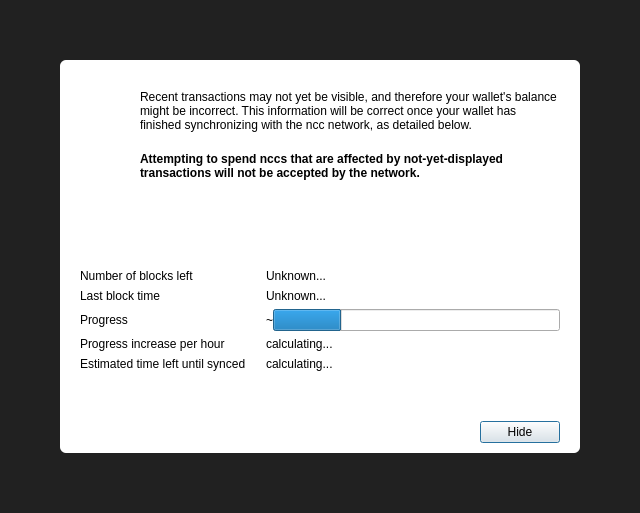
<?xml version="1.0" encoding="UTF-8"?>
<ui version="4.0">
 <class>ModalOverlay</class>
 <widget class="ModalOverlay" name="ModalOverlay">
  <property name="geometry">
   <rect>
    <x>0</x>
    <y>0</y>
    <width>640</width>
    <height>513</height>
   </rect>
  </property>
  <property name="windowTitle">
   <string>Form</string>
  </property>
  <layout class="QVBoxLayout" name="verticalLayout" stretch="0">
   <property name="sizeConstraint">
    <enum>QLayout::SetDefaultConstraint</enum>
   </property>
   <property name="leftMargin">
    <number>0</number>
   </property>
   <property name="topMargin">
    <number>0</number>
   </property>
   <property name="rightMargin">
    <number>0</number>
   </property>
   <property name="bottomMargin">
    <number>0</number>
   </property>
   <item>
    <widget class="QWidget" name="bgWidget" native="true">
     <property name="styleSheet">
      <string notr="true">#bgWidget { background: rgba(0,0,0,220); }</string>
     </property>
     <layout class="QVBoxLayout" name="verticalLayoutMain" stretch="0">
      <property name="leftMargin">
       <number>60</number>
      </property>
      <property name="topMargin">
       <number>60</number>
      </property>
      <property name="rightMargin">
       <number>60</number>
      </property>
      <property name="bottomMargin">
       <number>60</number>
      </property>
      <item>
       <widget class="QWidget" name="contentWidget" native="true">
        <property name="styleSheet">
         <string notr="true">#contentWidget { background: white; border-radius: 6px; }</string>
        </property>
        <layout class="QVBoxLayout" name="verticalLayout_3" stretch="1,0,0">
         <property name="spacing">
          <number>0</number>
         </property>
         <property name="leftMargin">
          <number>20</number>
         </property>
         <property name="topMargin">
          <number>10</number>
         </property>
         <property name="rightMargin">
          <number>20</number>
         </property>
         <property name="bottomMargin">
          <number>10</number>
         </property>
         <item>
          <widget class="QStackedWidget" name="stackedWidget">
           <property name="currentIndex">
            <number>0</number>
           </property>
           <widget class="QWidget" name="page">
            <layout class="QVBoxLayout" name="verticalLayout_2">
             <property name="spacing">
              <number>0</number>
             </property>
             <property name="leftMargin">
              <number>0</number>
             </property>
             <property name="topMargin">
              <number>0</number>
             </property>
             <property name="rightMargin">
              <number>0</number>
             </property>
             <property name="bottomMargin">
              <number>0</number>
             </property>
             <item>
              <layout class="QHBoxLayout" name="horizontalLayoutIconText" stretch="0,1">
               <property name="spacing">
                <number>20</number>
               </property>
               <property name="topMargin">
                <number>20</number>
               </property>
               <item>
                <layout class="QVBoxLayout" name="verticalLayoutIcon">
                 <item>
                  <widget class="QPushButton" name="warningIcon">
                   <property name="enabled">
                    <bool>false</bool>
                   </property>
                   <property name="text">
                    <string/>
                   </property>
                   <property name="icon">
                    <iconset>
                     <normaloff>:/icons/warning</normaloff>
                     <disabledoff>:/icons/warning</disabledoff>:/icons/warning</iconset>
                   </property>
                   <property name="iconSize">
                    <size>
                     <width>48</width>
                     <height>48</height>
                    </size>
                   </property>
                   <property name="flat">
                    <bool>true</bool>
                   </property>
                  </widget>
                 </item>
                 <item>
                  <spacer name="verticalSpacerWarningIcon">
                   <property name="orientation">
                    <enum>Qt::Vertical</enum>
                   </property>
                   <property name="sizeHint" stdset="0">
                    <size>
                     <width>20</width>
                     <height>40</height>
                    </size>
                   </property>
                  </spacer>
                 </item>
                </layout>
               </item>
               <item>
                <layout class="QVBoxLayout" name="verticalLayoutInfoText">
                 <property name="leftMargin">
                  <number>0</number>
                 </property>
                 <property name="topMargin">
                  <number>0</number>
                 </property>
                 <item>
                  <widget class="QLabel" name="infoText">
                   <property name="text">
                    <string>Recent transactions may not yet be visible, and therefore your wallet's balance might be incorrect. This information will be correct once your wallet has finished synchronizing with the ncc network, as detailed below.</string>
                   </property>
                   <property name="textFormat">
                    <enum>Qt::RichText</enum>
                   </property>
                   <property name="wordWrap">
                    <bool>true</bool>
                   </property>
                  </widget>
                 </item>
                 <item>
                  <widget class="QLabel" name="infoTextStrong">
                   <property name="font">
                    <font>
                     <weight>75</weight>
                     <bold>true</bold>
                    </font>
                   </property>
                   <property name="text">
                    <string>Attempting to spend nccs that are affected by not-yet-displayed transactions will not be accepted by the network.</string>
                   </property>
                   <property name="textFormat">
                    <enum>Qt::RichText</enum>
                   </property>
                   <property name="wordWrap">
                    <bool>true</bool>
                   </property>
                  </widget>
                 </item>
                 <item>
                  <spacer name="verticalSpacerInTextSpace">
                   <property name="orientation">
                    <enum>Qt::Vertical</enum>
                   </property>
                   <property name="sizeHint" stdset="0">
                    <size>
                     <width>20</width>
                     <height>40</height>
                    </size>
                   </property>
                  </spacer>
                 </item>
                </layout>
               </item>
              </layout>
             </item>
             <item>
              <layout class="QFormLayout" name="formLayout">
               <property name="fieldGrowthPolicy">
                <enum>QFormLayout::ExpandingFieldsGrow</enum>
               </property>
               <property name="horizontalSpacing">
                <number>20</number>
               </property>
               <property name="verticalSpacing">
                <number>6</number>
               </property>
               <property name="topMargin">
                <number>10</number>
               </property>
               <item row="0" column="0">
                <widget class="QLabel" name="labelNumberOfBlocksLeft">
                 <property name="font">
                  <font>
                   <weight>50</weight>
                   <bold>false</bold>
                  </font>
                 </property>
                 <property name="text">
                  <string>Number of blocks left</string>
                 </property>
                </widget>
               </item>
               <item row="0" column="1">
                <widget class="QLabel" name="numberOfBlocksLeft">
                 <property name="sizePolicy">
                  <sizepolicy hsizetype="Expanding" vsizetype="Preferred">
                   <horstretch>0</horstretch>
                   <verstretch>0</verstretch>
                  </sizepolicy>
                 </property>
                 <property name="text">
                  <string>Unknown...</string>
                 </property>
                </widget>
               </item>
               <item row="1" column="0">
                <widget class="QLabel" name="labelLastBlockTime">
                 <property name="font">
                  <font>
                   <weight>50</weight>
                   <bold>false</bold>
                  </font>
                 </property>
                 <property name="text">
                  <string>Last block time</string>
                 </property>
                </widget>
               </item>
               <item row="1" column="1">
                <widget class="QLabel" name="newestBlockDate">
                 <property name="sizePolicy">
                  <sizepolicy hsizetype="Expanding" vsizetype="Preferred">
                   <horstretch>0</horstretch>
                   <verstretch>0</verstretch>
                  </sizepolicy>
                 </property>
                 <property name="text">
                  <string>Unknown...</string>
                 </property>
                </widget>
               </item>
               <item row="2" column="0">
                <widget class="QLabel" name="labelSyncDone">
                 <property name="font">
                  <font>
                   <weight>50</weight>
                   <bold>false</bold>
                  </font>
                 </property>
                 <property name="text">
                  <string>Progress</string>
                 </property>
                </widget>
               </item>
               <item row="2" column="1">
                <layout class="QHBoxLayout" name="horizontalLayoutSync" stretch="0,1">
                 <item>
                  <widget class="QLabel" name="percentageProgress">
                   <property name="text">
                    <string notr="true">~</string>
                   </property>
                  </widget>
                 </item>
                 <item>
                  <widget class="QProgressBar" name="progressBar">
                   <property name="value">
                    <number>24</number>
                   </property>
                   <property name="format">
                    <string/>
                   </property>
                  </widget>
                 </item>
                </layout>
               </item>
               <item row="4" column="0">
                <widget class="QLabel" name="labelProgressIncrease">
                 <property name="font">
                  <font>
                   <weight>50</weight>
                   <bold>false</bold>
                  </font>
                 </property>
                 <property name="text">
                  <string>Progress increase per hour</string>
                 </property>
                </widget>
               </item>
               <item row="4" column="1">
                <widget class="QLabel" name="progressIncreasePerH">
                 <property name="sizePolicy">
                  <sizepolicy hsizetype="Expanding" vsizetype="Preferred">
                   <horstretch>0</horstretch>
                   <verstretch>0</verstretch>
                  </sizepolicy>
                 </property>
                 <property name="text">
                  <string>calculating...</string>
                 </property>
                </widget>
               </item>
               <item row="5" column="0">
                <widget class="QLabel" name="labelEstimatedTimeLeft">
                 <property name="font">
                  <font>
                   <weight>50</weight>
                   <bold>false</bold>
                  </font>
                 </property>
                 <property name="text">
                  <string>Estimated time left until synced</string>
                 </property>
                </widget>
               </item>
               <item row="5" column="1">
                <widget class="QLabel" name="expectedTimeLeft">
                 <property name="sizePolicy">
                  <sizepolicy hsizetype="Expanding" vsizetype="Preferred">
                   <horstretch>0</horstretch>
                   <verstretch>0</verstretch>
                  </sizepolicy>
                 </property>
                 <property name="text">
                  <string>calculating...</string>
                 </property>
                </widget>
               </item>
              </layout>
             </item>
            </layout>
           </widget>
           <widget class="QWidget" name="page_2">
            <layout class="QVBoxLayout" name="verticalLayout_4">
             <property name="spacing">
              <number>15</number>
             </property>
             <property name="topMargin">
              <number>40</number>
             </property>
             <property name="bottomMargin">
              <number>40</number>
             </property>
             <item>
              <layout class="QHBoxLayout" name="horizontalLayout_2">
               <item>
                <spacer name="horizontalSpacer_4">
                 <property name="orientation">
                  <enum>Qt::Horizontal</enum>
                 </property>
                 <property name="sizeHint" stdset="0">
                  <size>
                   <width>40</width>
                   <height>20</height>
                  </size>
                 </property>
                </spacer>
               </item>
               <item>
                <widget class="QPushButton" name="warningIconBackup">
                 <property name="enabled">
                  <bool>false</bool>
                 </property>
                 <property name="text">
                  <string/>
                 </property>
                 <property name="icon">
                  <iconset>
                   <normaloff>:/styles/app-icons/message_warning</normaloff>
                   <disabledoff>:/styles/app-icons/message_warning</disabledoff>:/styles/app-icons/message_warning</iconset>
                 </property>
                 <property name="iconSize">
                  <size>
                   <width>120</width>
                   <height>120</height>
                  </size>
                 </property>
                 <property name="flat">
                  <bool>true</bool>
                 </property>
                </widget>
               </item>
               <item>
                <spacer name="horizontalSpacer_5">
                 <property name="orientation">
                  <enum>Qt::Horizontal</enum>
                 </property>
                 <property name="sizeHint" stdset="0">
                  <size>
                   <width>40</width>
                   <height>20</height>
                  </size>
                 </property>
                </spacer>
               </item>
              </layout>
             </item>
             <item>
              <widget class="QLabel" name="labelNote">
               <property name="text">
                <string>IMPORTANT NOTE!</string>
               </property>
               <property name="alignment">
                <set>Qt::AlignCenter</set>
               </property>
              </widget>
             </item>
             <item>
              <widget class="QLabel" name="labelMessage">
               <property name="text">
                <string>Making a backup of your wallet helps ensure you can always maintain access to your funds. Please backup your wallet in order to avoid losing funds.</string>
               </property>
               <property name="alignment">
                <set>Qt::AlignCenter</set>
               </property>
               <property name="wordWrap">
                <bool>true</bool>
               </property>
              </widget>
             </item>
             <item>
              <spacer name="verticalSpacer">
               <property name="orientation">
                <enum>Qt::Vertical</enum>
               </property>
               <property name="sizeType">
                <enum>QSizePolicy::Expanding</enum>
               </property>
               <property name="sizeHint" stdset="0">
                <size>
                 <width>20</width>
                 <height>40</height>
                </size>
               </property>
              </spacer>
             </item>
             <item>
              <layout class="QHBoxLayout" name="horizontalLayout">
               <item>
                <spacer name="horizontalSpacer_2">
                 <property name="orientation">
                  <enum>Qt::Horizontal</enum>
                 </property>
                 <property name="sizeHint" stdset="0">
                  <size>
                   <width>40</width>
                   <height>20</height>
                  </size>
                 </property>
                </spacer>
               </item>
               <item>
                <widget class="QPushButton" name="walletBackupButton">
                 <property name="text">
                  <string>Wallet backup</string>
                 </property>
                </widget>
               </item>
               <item>
                <spacer name="horizontalSpacer_3">
                 <property name="orientation">
                  <enum>Qt::Horizontal</enum>
                 </property>
                 <property name="sizeHint" stdset="0">
                  <size>
                   <width>40</width>
                   <height>20</height>
                  </size>
                 </property>
                </spacer>
               </item>
              </layout>
             </item>
            </layout>
           </widget>
          </widget>
         </item>
         <item>
          <spacer name="verticalSpacerAfterText">
           <property name="orientation">
            <enum>Qt::Vertical</enum>
           </property>
           <property name="sizeHint" stdset="0">
            <size>
             <width>20</width>
             <height>40</height>
            </size>
           </property>
          </spacer>
         </item>
         <item>
          <layout class="QHBoxLayout" name="horizontalLayoutButtons">
           <property name="leftMargin">
            <number>10</number>
           </property>
           <property name="topMargin">
            <number>10</number>
           </property>
           <item>
            <spacer name="horizontalSpacer">
             <property name="orientation">
              <enum>Qt::Horizontal</enum>
             </property>
             <property name="sizeHint" stdset="0">
              <size>
               <width>40</width>
               <height>20</height>
              </size>
             </property>
            </spacer>
           </item>
           <item>
            <widget class="QPushButton" name="closeButton">
             <property name="focusPolicy">
              <enum>Qt::StrongFocus</enum>
             </property>
             <property name="text">
              <string>Hide</string>
             </property>
             <property name="default">
              <bool>true</bool>
             </property>
            </widget>
           </item>
          </layout>
         </item>
        </layout>
       </widget>
      </item>
     </layout>
    </widget>
   </item>
  </layout>
 </widget>
 <customwidgets>
  <customwidget>
   <class>ModalOverlay</class>
   <extends>QWidget</extends>
   <header>qt/modaloverlay.h</header>
   <container>1</container>
  </customwidget>
 </customwidgets>
 <resources/>
 <connections/>
</ui>
